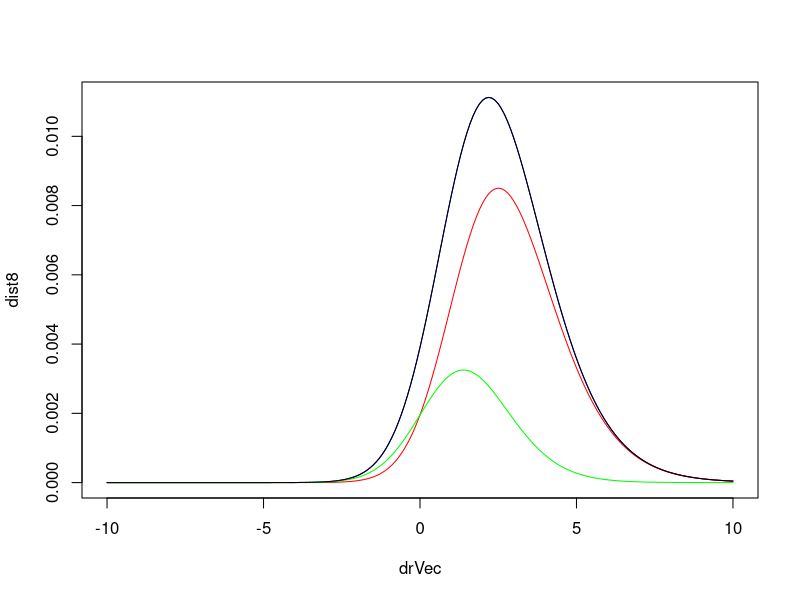

Write R code to recreate this figure.
##here I find the probability of a seqeuence n wins in m matches
##for values dr (r1 - r2).
##doign this for different dr gives the distribution if out
##prior was uniform

alpha <- 2

evo <- function(dr,n,m) {
  u <- exp(dr/alpha)
  u^n / (1 + u)^m
}

drVec = -100:100 / 10


dist8 = evo(drVec,6,8)
dist9 = evo(drVec,7,9)
dist9a = evo(drVec,6,9)
plot(drVec,dist8,t="l",col="blue")
points(drVec,dist9,t="l",col="red")
points(drVec,dist9a,t="l",col="green")

m8 = sum(dist8 * drVec) / sum(dist8)
mv8 = sum( dist8 * (drVec - m8)^2) / sum(dist8)
m9 = sum( dist9 * drVec) / sum(dist9)
mv9 = sum( dist9 * (drVec - m9)^2) / sum(dist9)
m9a = sum( dist9a * drVec) / sum(dist9a)
mv9a = sum( dist9a * (drVec - m9a)^2) / sum(dist9a)


dist8a = dist9 + dist9a
points(drVec,dist8a,t="l",col="black")

